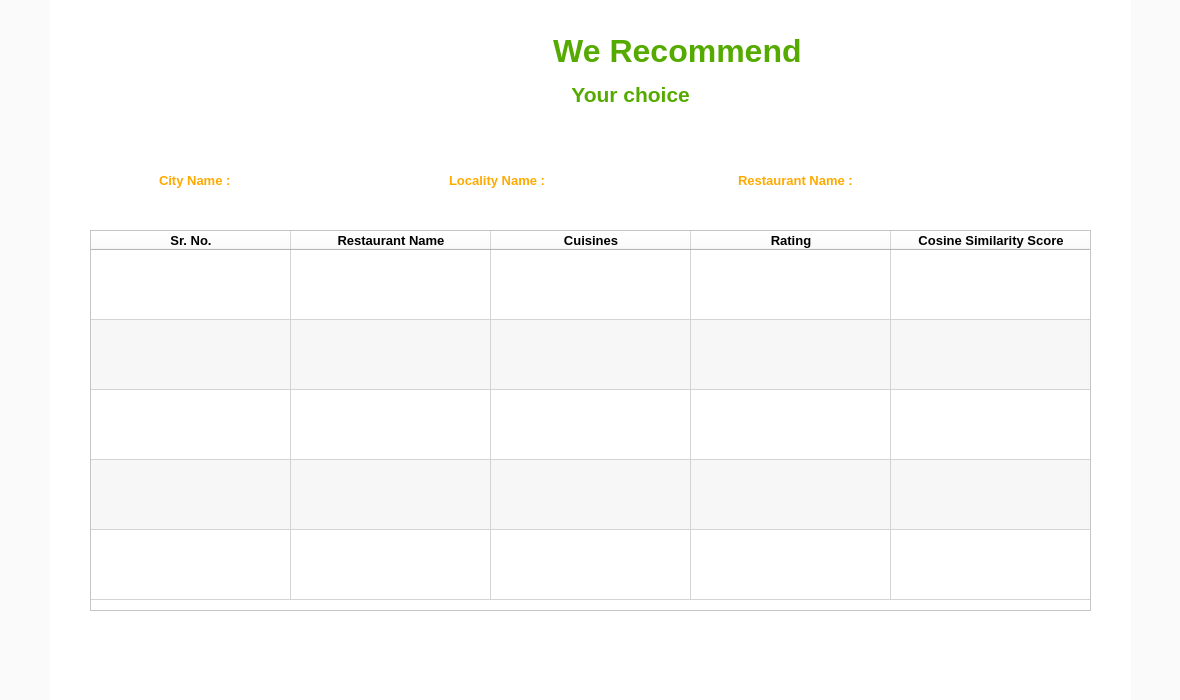
<?xml version="1.0" encoding="UTF-8"?>
<ui version="4.0">
 <class>centralWidget2</class>
 <widget class="QWidget" name="centralWidget2">
  <property name="geometry">
   <rect>
    <x>0</x>
    <y>0</y>
    <width>1180</width>
    <height>700</height>
   </rect>
  </property>
  <property name="minimumSize">
   <size>
    <width>1180</width>
    <height>700</height>
   </size>
  </property>
  <property name="maximumSize">
   <size>
    <width>1180</width>
    <height>700</height>
   </size>
  </property>
  <property name="windowTitle">
   <string>Form</string>
  </property>
  <property name="styleSheet">
   <string notr="true">background-color: rgb(250, 250, 250);</string>
  </property>
  <widget class="QWidget" name="widget" native="true">
   <property name="geometry">
    <rect>
     <x>50</x>
     <y>0</y>
     <width>1081</width>
     <height>711</height>
    </rect>
   </property>
   <property name="font">
    <font>
     <family>Microsoft YaHei UI</family>
     <pointsize>14</pointsize>
    </font>
   </property>
   <property name="focusPolicy">
    <enum>Qt::StrongFocus</enum>
   </property>
   <property name="styleSheet">
    <string notr="true">background-color: rgb(255, 255, 255);</string>
   </property>
   <widget class="QTableWidget" name="tableWidget">
    <property name="geometry">
     <rect>
      <x>40</x>
      <y>230</y>
      <width>1001</width>
      <height>381</height>
     </rect>
    </property>
    <property name="font">
     <font>
      <family>Microsoft YaHei UI</family>
     </font>
    </property>
    <property name="horizontalScrollBarPolicy">
     <enum>Qt::ScrollBarAlwaysOff</enum>
    </property>
    <property name="autoScroll">
     <bool>false</bool>
    </property>
    <property name="editTriggers">
     <set>QAbstractItemView::NoEditTriggers</set>
    </property>
    <property name="showDropIndicator" stdset="0">
     <bool>false</bool>
    </property>
    <property name="dragDropOverwriteMode">
     <bool>false</bool>
    </property>
    <property name="alternatingRowColors">
     <bool>true</bool>
    </property>
    <property name="selectionMode">
     <enum>QAbstractItemView::SingleSelection</enum>
    </property>
    <property name="selectionBehavior">
     <enum>QAbstractItemView::SelectRows</enum>
    </property>
    <property name="showGrid">
     <bool>true</bool>
    </property>
    <property name="gridStyle">
     <enum>Qt::SolidLine</enum>
    </property>
    <property name="cornerButtonEnabled">
     <bool>false</bool>
    </property>
    <property name="rowCount">
     <number>5</number>
    </property>
    <property name="columnCount">
     <number>5</number>
    </property>
    <attribute name="horizontalHeaderVisible">
     <bool>true</bool>
    </attribute>
    <attribute name="horizontalHeaderMinimumSectionSize">
     <number>39</number>
    </attribute>
    <attribute name="horizontalHeaderDefaultSectionSize">
     <number>200</number>
    </attribute>
    <attribute name="verticalHeaderVisible">
     <bool>false</bool>
    </attribute>
    <attribute name="verticalHeaderDefaultSectionSize">
     <number>70</number>
    </attribute>
    <row/>
    <row/>
    <row/>
    <row/>
    <row/>
    <column>
     <property name="text">
      <string>Sr. No.</string>
     </property>
     <property name="font">
      <font>
       <family>Microsoft YaHei UI</family>
       <pointsize>10</pointsize>
       <weight>75</weight>
       <bold>true</bold>
      </font>
     </property>
    </column>
    <column>
     <property name="text">
      <string>Restaurant Name</string>
     </property>
     <property name="font">
      <font>
       <family>Microsoft YaHei UI</family>
       <pointsize>10</pointsize>
       <weight>75</weight>
       <bold>true</bold>
      </font>
     </property>
    </column>
    <column>
     <property name="text">
      <string>Cuisines</string>
     </property>
     <property name="font">
      <font>
       <family>Microsoft YaHei UI</family>
       <pointsize>10</pointsize>
       <weight>75</weight>
       <bold>true</bold>
      </font>
     </property>
    </column>
    <column>
     <property name="text">
      <string>Rating</string>
     </property>
     <property name="font">
      <font>
       <family>Microsoft YaHei UI</family>
       <pointsize>10</pointsize>
       <weight>75</weight>
       <bold>true</bold>
      </font>
     </property>
    </column>
    <column>
     <property name="text">
      <string>Cosine Similarity Score</string>
     </property>
     <property name="font">
      <font>
       <family>Microsoft YaHei UI</family>
       <pointsize>10</pointsize>
       <weight>75</weight>
       <bold>true</bold>
      </font>
     </property>
    </column>
    <item row="0" column="0">
     <property name="text">
      <string/>
     </property>
     <property name="font">
      <font>
       <family>MS Shell Dlg 2</family>
       <pointsize>8</pointsize>
       <weight>50</weight>
       <bold>false</bold>
      </font>
     </property>
     <property name="textAlignment">
      <set>AlignCenter</set>
     </property>
    </item>
   </widget>
   <widget class="QPushButton" name="BBack">
    <property name="geometry">
     <rect>
      <x>10</x>
      <y>30</y>
      <width>45</width>
      <height>45</height>
     </rect>
    </property>
    <property name="cursor">
     <cursorShape>PointingHandCursor</cursorShape>
    </property>
    <property name="focusPolicy">
     <enum>Qt::StrongFocus</enum>
    </property>
    <property name="toolTip">
     <string>Back</string>
    </property>
    <property name="autoFillBackground">
     <bool>false</bool>
    </property>
    <property name="styleSheet">
     <string notr="true">background-color: outset;
border-style:outset;</string>
    </property>
    <property name="text">
     <string/>
    </property>
    <property name="icon">
     <iconset>
      <normaloff>images/icons8-back-50.png</normaloff>images/icons8-back-50.png</iconset>
    </property>
    <property name="iconSize">
     <size>
      <width>40</width>
      <height>40</height>
     </size>
    </property>
    <property name="shortcut">
     <string>Backspace</string>
    </property>
   </widget>
   <widget class="QLabel" name="label">
    <property name="geometry">
     <rect>
      <x>250</x>
      <y>20</y>
      <width>561</width>
      <height>101</height>
     </rect>
    </property>
    <property name="styleSheet">
     <string notr="true">background-color: outset;</string>
    </property>
    <property name="text">
     <string>&lt;html&gt;&lt;head/&gt;&lt;body&gt;&lt;p align=&quot;center&quot;&gt;&lt;span style=&quot; font-size:24pt; font-weight:600; color:#ffffff;&quot;&gt;Restaurants &lt;/span&gt;&lt;span style=&quot; font-size:24pt; font-weight:600; color:#55aa00;&quot;&gt;We Recommend&lt;/span&gt;&lt;/p&gt;&lt;p align=&quot;center&quot;&gt;&lt;span style=&quot; font-size:16pt; font-weight:600; color:#ffffff;&quot;&gt;Based on &lt;/span&gt;&lt;span style=&quot; font-size:16pt; font-weight:600; color:#55aa00;&quot;&gt;Your choice&lt;/span&gt;&lt;/p&gt;&lt;/body&gt;&lt;/html&gt;</string>
    </property>
   </widget>
   <widget class="QLabel" name="label_2">
    <property name="geometry">
     <rect>
      <x>0</x>
      <y>0</y>
      <width>1081</width>
      <height>701</height>
     </rect>
    </property>
    <property name="text">
     <string/>
    </property>
    <property name="pixmap">
     <pixmap>images/Sitting-near-table-darkened.jpg</pixmap>
    </property>
   </widget>
   <widget class="QFrame" name="horizontalFrame">
    <property name="geometry">
     <rect>
      <x>100</x>
      <y>160</y>
      <width>881</width>
      <height>41</height>
     </rect>
    </property>
    <property name="layoutDirection">
     <enum>Qt::LeftToRight</enum>
    </property>
    <property name="styleSheet">
     <string notr="true">background-color: outset;</string>
    </property>
    <layout class="QHBoxLayout" name="horizontalLayout">
     <property name="sizeConstraint">
      <enum>QLayout::SetDefaultConstraint</enum>
     </property>
     <item>
      <widget class="QLabel" name="LCityName">
       <property name="styleSheet">
        <string notr="true">color: rgb(255, 170, 0);
font: 75 10pt &quot;Microsoft YaHei UI&quot;;
background-color: transparent;</string>
       </property>
       <property name="text">
        <string>&lt;html&gt;&lt;head/&gt;&lt;body&gt;&lt;p&gt;&lt;span style=&quot; font-size:10pt; font-weight:600;&quot;&gt;City Name :&lt;/span&gt;&lt;/p&gt;&lt;/body&gt;&lt;/html&gt;</string>
       </property>
      </widget>
     </item>
     <item>
      <widget class="QLabel" name="LCityNameEnter">
       <property name="styleSheet">
        <string notr="true">color: rgb(255, 255, 255);
font: 9pt &quot;Microsoft YaHei UI&quot;;
background-color: outset;</string>
       </property>
       <property name="text">
        <string>&lt;html&gt;&lt;head/&gt;&lt;body&gt;&lt;p&gt;CityName&lt;/p&gt;&lt;/body&gt;&lt;/html&gt;</string>
       </property>
      </widget>
     </item>
     <item>
      <widget class="QLabel" name="LLocalityName">
       <property name="styleSheet">
        <string notr="true">color: rgb(255, 170, 0);
font: 75 10pt &quot;Microsoft YaHei UI&quot;;
background-color: outset;</string>
       </property>
       <property name="text">
        <string>&lt;html&gt;&lt;head/&gt;&lt;body&gt;&lt;p&gt;&lt;span style=&quot; font-size:10pt; font-weight:600;&quot;&gt;Locality Name :&lt;/span&gt;&lt;/p&gt;&lt;/body&gt;&lt;/html&gt;</string>
       </property>
      </widget>
     </item>
     <item>
      <widget class="QLabel" name="LLocaltyNameEnter">
       <property name="styleSheet">
        <string notr="true">color: rgb(255, 255, 255);
font: 9pt &quot;Microsoft YaHei UI&quot;;
background-color: outset;</string>
       </property>
       <property name="text">
        <string>&lt;html&gt;&lt;head/&gt;&lt;body&gt;&lt;p&gt;&lt;span style=&quot; font-size:10pt;&quot;&gt;LocalityName&lt;/span&gt;&lt;/p&gt;&lt;/body&gt;&lt;/html&gt;</string>
       </property>
      </widget>
     </item>
     <item>
      <widget class="QLabel" name="LRestaurantName">
       <property name="styleSheet">
        <string notr="true">color: rgb(255, 170, 0);
font: 75 10pt &quot;Microsoft YaHei UI&quot;;
background-color: outset;</string>
       </property>
       <property name="text">
        <string>&lt;html&gt;&lt;head/&gt;&lt;body&gt;&lt;p&gt;&lt;span style=&quot; font-size:10pt; font-weight:600;&quot;&gt;Restaurant Name :&lt;/span&gt;&lt;/p&gt;&lt;/body&gt;&lt;/html&gt;</string>
       </property>
      </widget>
     </item>
     <item>
      <widget class="QLabel" name="LRestaurantNameEnter">
       <property name="styleSheet">
        <string notr="true">color: rgb(255, 255, 255);
font: 9pt &quot;Microsoft YaHei UI&quot;;
background-color: outset;</string>
       </property>
       <property name="text">
        <string>&lt;html&gt;&lt;head/&gt;&lt;body&gt;&lt;p&gt;&lt;span style=&quot; font-size:10pt;&quot;&gt;RestaurantName&lt;/span&gt;&lt;/p&gt;&lt;/body&gt;&lt;/html&gt;</string>
       </property>
      </widget>
     </item>
    </layout>
   </widget>
   <zorder>label_2</zorder>
   <zorder>tableWidget</zorder>
   <zorder>BBack</zorder>
   <zorder>label</zorder>
   <zorder>horizontalFrame</zorder>
  </widget>
 </widget>
 <resources/>
 <connections/>
</ui>
